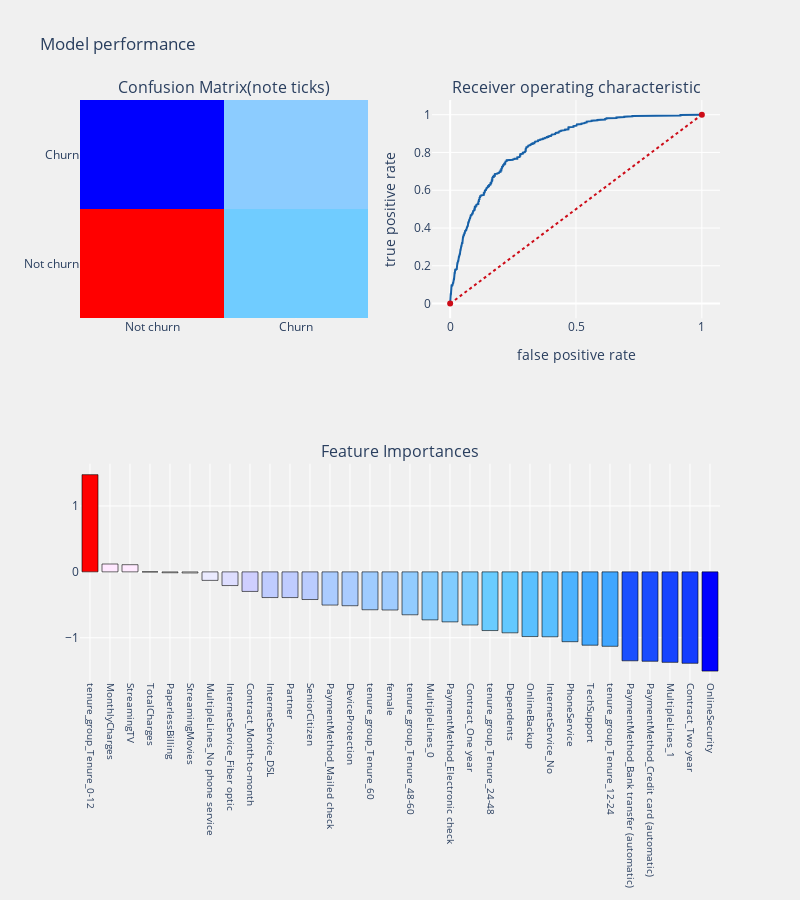

Notebook source saved alongside this figure:
### Markdown cell above
Over-sampling using SMOTE(Synthetic Minority Over-sampling Technique) and cleaning using ENN(Edited Nearest Neighbours).

Combine over- and under-sampling using SMOTE and ENN.

### Code cell
SMOTEENN = SMOTEENN()
X_trainSMOTEENN, y_trainSMOTEENN = SMOTEENN.fit_resample(X_train, y_train)

logitSMOTEENN  = LogisticRegression()
m1,c1,r1 = test_model(logitSMOTEENN,X_trainSMOTEENN,X_test,y_trainSMOTEENN,y_test)

### Figure 1 — Plotly figure (JSON) as saved in the notebook; plotly's stock layout.template omitted (floating-point values rounded to 4 significant figures; data arrays with more than 128 entries replaced by an {"elided": "..."} marker saying what was removed)
{"data": [{"colorscale": [[0, "rgb(0,0,255)"], [0.1, "rgb(51,153,255)"], [0.2, "rgb(102,204,255)"], [0.3, "rgb(153,204,255)"], [0.4, "rgb(204,204,255)"], [0.5, "rgb(255,255,255)"], [0.6, "rgb(255,204,255)"], [0.7, "rgb(255,153,255)"], [0.8, "rgb(255,102,204)"], [0.9, "rgb(255,102,102)"], [1, "rgb(255,0,0)"]], "name": "matrix", "showscale": false, "type": "heatmap", "x": ["Not churn", "Churn"], "xaxis": "x", "y": ["Not churn", "Churn"], "yaxis": "y", "z": [[990, 304], [111, 353]]}, {"line": {"color": "rgb(22, 96, 167)", "width": 2}, "name": "Roc : 0.7629227069232", "type": "scatter", "x": {"elided": "495 float values"}, "xaxis": "x2", "y": {"elided": "495 float values"}, "yaxis": "y2"}, {"line": {"color": "rgb(205, 12, 24)", "dash": "dot", "width": 2}, "type": "scatter", "x": [0, 1], "xaxis": "x2", "y": [0, 1], "yaxis": "y2"}, {"marker": {"color": [1.475, 0.1192, 0.1089, -0.0008262, -0.01337, -0.01617, -0.1293, -0.2075, -0.2967, -0.3897, -0.39, -0.4197, -0.5038, -0.5138, -0.5752, -0.5785, -0.6512, -0.7287, -0.7588, -0.8063, -0.8904, -0.9248, -0.982, -0.9852, -1.059, -1.112, -1.129, -1.349, -1.356, -1.373, -1.387, -1.505], "colorscale": [[0, "rgb(0,0,255)"], [0.1, "rgb(51,153,255)"], [0.2, "rgb(102,204,255)"], [0.3, "rgb(153,204,255)"], [0.4, "rgb(204,204,255)"], [0.5, "rgb(255,255,255)"], [0.6, "rgb(255,204,255)"], [0.7, "rgb(255,153,255)"], [0.8, "rgb(255,102,204)"], [0.9, "rgb(255,102,102)"], [1, "rgb(255,0,0)"]], "line": {"color": "black", "width": 0.6}}, "name": "coefficients", "type": "bar", "x": ["tenure_group_Tenure_0-12", "MonthlyCharges", "StreamingTV", "TotalCharges", "PaperlessBilling", "StreamingMovies", "MultipleLines_No phone service", "InternetService_Fiber optic", "Contract_Month-to-month", "InternetService_DSL", "Partner", "SeniorCitizen", "PaymentMethod_Mailed check", "DeviceProtection", "tenure_group_Tenure_60", "female", "tenure_group_Tenure_48-60", "MultipleLines_0", "PaymentMethod_Electronic check", "Contract_One year", "tenure_group_Tenure_24-48", "Dependents", "OnlineBackup", "InternetService_No", "PhoneService", "TechSupport", "tenure_group_Tenure_12-24", "PaymentMethod_Bank transfer (automatic)", "PaymentMethod_Credit card (automatic)", "MultipleLines_1", "Contract_Two year", "OnlineSecurity"], "xaxis": "x3", "y": [1.475, 0.1192, 0.1089, -0.0008262, -0.01337, -0.01617, -0.1293, -0.2075, -0.2967, -0.3897, -0.39, -0.4197, -0.5038, -0.5138, -0.5752, -0.5785, -0.6512, -0.7287, -0.7588, -0.8063, -0.8904, -0.9248, -0.982, -0.9852, -1.059, -1.112, -1.129, -1.349, -1.356, -1.373, -1.387, -1.505], "yaxis": "y3"}], "layout": {"annotations": [{"font": {"size": 16}, "showarrow": false, "text": "Confusion Matrix(note ticks)", "x": 0.225, "xanchor": "center", "xref": "paper", "y": 1, "yanchor": "bottom", "yref": "paper"}, {"font": {"size": 16}, "showarrow": false, "text": "Receiver operating characteristic", "x": 0.775, "xanchor": "center", "xref": "paper", "y": 1, "yanchor": "bottom", "yref": "paper"}, {"font": {"size": 16}, "showarrow": false, "text": "Feature Importances", "x": 0.5, "xanchor": "center", "xref": "paper", "y": 0.375, "yanchor": "bottom", "yref": "paper"}], "autosize": false, "height": 900, "margin": {"b": 195}, "paper_bgcolor": "rgba(240,240,240, 0.95)", "plot_bgcolor": "rgba(240,240,240, 0.95)", "showlegend": false, "title": {"text": "Model performance"}, "width": 800, "xaxis": {"anchor": "y", "domain": [0, 0.45]}, "xaxis2": {"anchor": "y2", "domain": [0.55, 1], "title": {"text": "false positive rate"}}, "xaxis3": {"anchor": "y3", "domain": [0, 1], "showgrid": true, "tickangle": 90, "tickfont": {"size": 10}}, "yaxis": {"anchor": "x", "domain": [0.625, 1]}, "yaxis2": {"anchor": "x2", "domain": [0.625, 1], "title": {"text": "true positive rate"}}, "yaxis3": {"anchor": "x3", "domain": [0, 0.375]}}}
